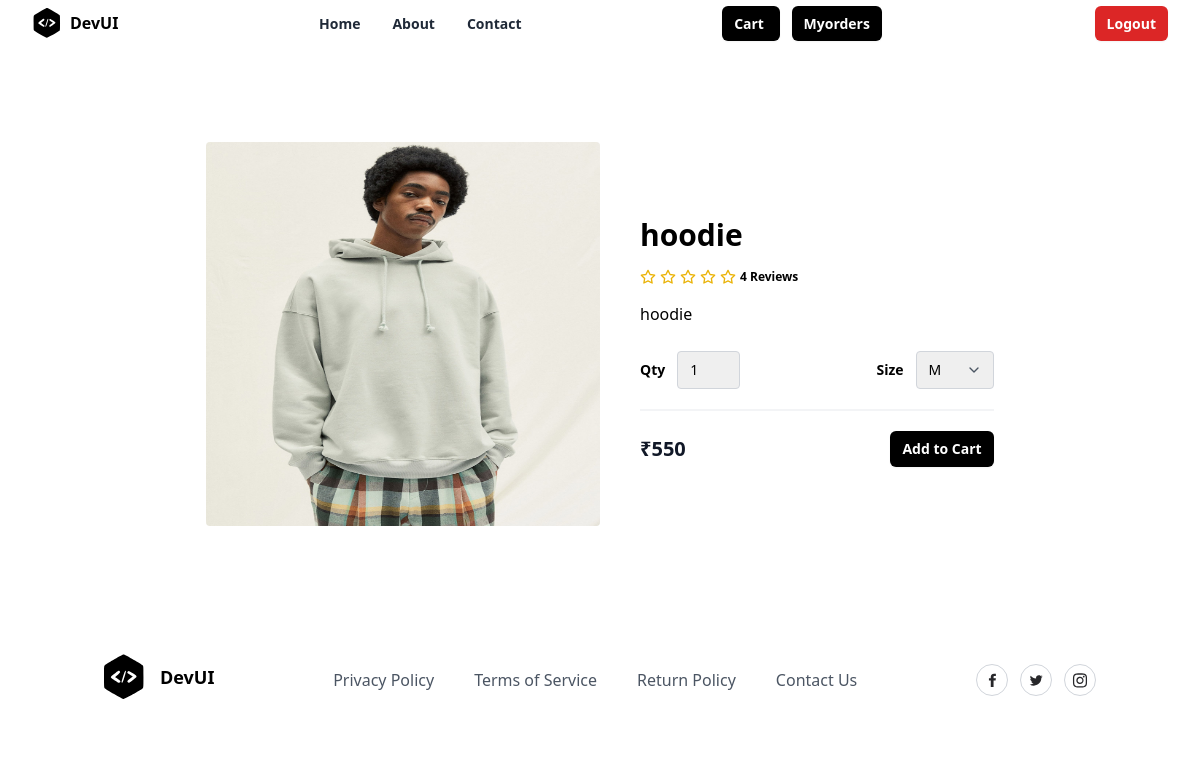
Screenshot of /product/4/ with the database file from the repository.
### store/models.py (models this page shows)
class Product(models.Model):
    title = models.CharField(max_length=200)
    description = models.TextField(null=True, blank=True)
    size_object = models.ManyToManyField(Size)
    category_object = models.ForeignKey(Category, on_delete=models.CASCADE)
    brand_object = models.ForeignKey(Brand, on_delete=models.CASCADE)
    image = models.ImageField(upload_to='product_images', null=True, blank=True, default='product_images/default.jpg')
    price = models.PositiveIntegerField()
    tag_object=models.ManyToManyField(Tag)
    created_date = models.DateTimeField(auto_now_add=True)
    updated_date = models.DateTimeField(auto_now=True)
    is_active = models.BooleanField(default=True)
    def __str__(self):
        return self.title

### store/views.py (the view)
# urls.py: path('product/<int:pk>/',views.ProductDetailView.as_view(),name="product-detail"),
class ProductDetailView(View):
    def get(self,request,*args,**kwargs):
        id=kwargs.get("pk")
        qs=Product.objects.get(id=id)
        return render(request,"product_detail.html",{"data":qs})

### store/templates/product_detail.html (shortened to what this page needs)
{%extends 'base.html'%}
{%block main_block%}
<section class="overflow-hidden">
    <form method="post" action="{%url 'addtocart' data.id%}">
    <div class="mx-auto max-w-5xl px-5 py-24">
      <div class="mx-auto flex flex-wrap items-center lg:w-4/5">
        <img
          alt="Nike Air Max 21A"
          class="h-64 w-full rounded object-fills lg:h-96 lg:w-1/2"
          src="{{data.image.url}}"
        />
        <div class="mt-6 w-full lg:mt-0 lg:w-1/2 lg:pl-10">
          <h1 class="my-4 text-3xl font-semibold text-black"> {{data.title}}</h1>
          <div class="my-4 flex items-center">
            <span class="flex items-center space-x-1">
              <span class="ml-3 inline-block text-xs font-semibold">
                4 Reviews
              </span>
            </span>
          </div>
          <p class="leading-relaxed">
           {{data.description}}
          </p>
          <div class="mb-5 mt-6 flex items-center border-b-2 border-gray-100 pb-5">
            <div class="flex items-center">
              <span class="mr-3 text-sm font-semibold">Qty</span>
              <select name="qty" class="appearance-none rounded border border-gray-300 py-2 pl-3 pr-10 text-sm focus:border-black focus:outline-none focus:ring-2 focus:ring-black">
                <option>1</option>
              </select>
            </div>
            <div class="ml-auto flex items-center">
              <span class="mr-3 text-sm font-semibold">Size</span>
              <div class="relative">
                <select name="size" class="appearance-none rounded border border-gray-300 py-2 pl-3 pr-10 text-sm focus:border-black focus:outline-none focus:ring-2 focus:ring-black">
                  {%for sob in data.size_object.all%}
                        <option value="{{sob.name}}">{{sob.name}}</option>
                  {%endfor%}
                </select>
                <span class="pointer-events-none absolute right-0 top-0 flex h-full w-10 items-center justify-center text-center text-gray-600">
                </span>
              </div>
            </div>
          </div>
          <div class="flex items-center justify-between">
            <span class="title-font text-xl font-bold text-gray-900">
              ₹{{data.price}}
            </span>
            <button
              type="submit"
              class="rounded-md bg-black px-3 py-2 text-sm font-semibold text-white shadow-sm hover:bg-black/80 focus-visible:outline focus-visible:outline-2 focus-visible:outline-offset-2 focus-visible:outline-black"
            >
              Add to Cart
            </button>
          </div>
        </div>
      </div>
    </div>
  </form>
  </section>
{%endblock%}

### rows the page displays
Product: image (picture), title "hoodie", description "hoodie", price "550"

### other values shown
form field size "M"
